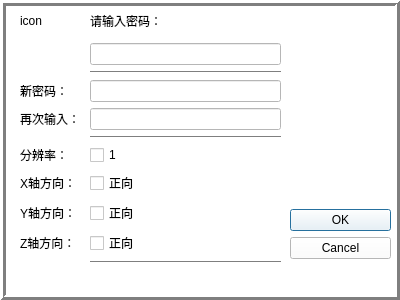
<?xml version="1.0" encoding="UTF-8"?>
<ui version="4.0">
 <class>SettingDialog</class>
 <widget class="QDialog" name="SettingDialog">
  <property name="geometry">
   <rect>
    <x>0</x>
    <y>0</y>
    <width>400</width>
    <height>300</height>
   </rect>
  </property>
  <property name="windowTitle">
   <string>Dialog</string>
  </property>
  <widget class="QFrame" name="frame">
   <property name="geometry">
    <rect>
     <x>0</x>
     <y>0</y>
     <width>400</width>
     <height>300</height>
    </rect>
   </property>
   <property name="palette">
    <palette>
     <active>
      <colorrole role="WindowText">
       <brush brushstyle="SolidPattern">
        <color alpha="255">
         <red>0</red>
         <green>0</green>
         <blue>0</blue>
        </color>
       </brush>
      </colorrole>
      <colorrole role="Button">
       <brush brushstyle="SolidPattern">
        <color alpha="255">
         <red>255</red>
         <green>255</green>
         <blue>255</blue>
        </color>
       </brush>
      </colorrole>
      <colorrole role="Light">
       <brush brushstyle="SolidPattern">
        <color alpha="255">
         <red>255</red>
         <green>255</green>
         <blue>255</blue>
        </color>
       </brush>
      </colorrole>
      <colorrole role="Midlight">
       <brush brushstyle="SolidPattern">
        <color alpha="255">
         <red>255</red>
         <green>255</green>
         <blue>255</blue>
        </color>
       </brush>
      </colorrole>
      <colorrole role="Dark">
       <brush brushstyle="SolidPattern">
        <color alpha="255">
         <red>127</red>
         <green>127</green>
         <blue>127</blue>
        </color>
       </brush>
      </colorrole>
      <colorrole role="Mid">
       <brush brushstyle="SolidPattern">
        <color alpha="255">
         <red>170</red>
         <green>170</green>
         <blue>170</blue>
        </color>
       </brush>
      </colorrole>
      <colorrole role="Text">
       <brush brushstyle="SolidPattern">
        <color alpha="255">
         <red>0</red>
         <green>0</green>
         <blue>0</blue>
        </color>
       </brush>
      </colorrole>
      <colorrole role="BrightText">
       <brush brushstyle="SolidPattern">
        <color alpha="255">
         <red>255</red>
         <green>255</green>
         <blue>255</blue>
        </color>
       </brush>
      </colorrole>
      <colorrole role="ButtonText">
       <brush brushstyle="SolidPattern">
        <color alpha="255">
         <red>0</red>
         <green>0</green>
         <blue>0</blue>
        </color>
       </brush>
      </colorrole>
      <colorrole role="Base">
       <brush brushstyle="SolidPattern">
        <color alpha="255">
         <red>255</red>
         <green>255</green>
         <blue>255</blue>
        </color>
       </brush>
      </colorrole>
      <colorrole role="Window">
       <brush brushstyle="SolidPattern">
        <color alpha="255">
         <red>255</red>
         <green>255</green>
         <blue>255</blue>
        </color>
       </brush>
      </colorrole>
      <colorrole role="Shadow">
       <brush brushstyle="SolidPattern">
        <color alpha="255">
         <red>0</red>
         <green>0</green>
         <blue>0</blue>
        </color>
       </brush>
      </colorrole>
      <colorrole role="AlternateBase">
       <brush brushstyle="SolidPattern">
        <color alpha="255">
         <red>255</red>
         <green>255</green>
         <blue>255</blue>
        </color>
       </brush>
      </colorrole>
      <colorrole role="ToolTipBase">
       <brush brushstyle="SolidPattern">
        <color alpha="255">
         <red>255</red>
         <green>255</green>
         <blue>220</blue>
        </color>
       </brush>
      </colorrole>
      <colorrole role="ToolTipText">
       <brush brushstyle="SolidPattern">
        <color alpha="255">
         <red>0</red>
         <green>0</green>
         <blue>0</blue>
        </color>
       </brush>
      </colorrole>
     </active>
     <inactive>
      <colorrole role="WindowText">
       <brush brushstyle="SolidPattern">
        <color alpha="255">
         <red>0</red>
         <green>0</green>
         <blue>0</blue>
        </color>
       </brush>
      </colorrole>
      <colorrole role="Button">
       <brush brushstyle="SolidPattern">
        <color alpha="255">
         <red>255</red>
         <green>255</green>
         <blue>255</blue>
        </color>
       </brush>
      </colorrole>
      <colorrole role="Light">
       <brush brushstyle="SolidPattern">
        <color alpha="255">
         <red>255</red>
         <green>255</green>
         <blue>255</blue>
        </color>
       </brush>
      </colorrole>
      <colorrole role="Midlight">
       <brush brushstyle="SolidPattern">
        <color alpha="255">
         <red>255</red>
         <green>255</green>
         <blue>255</blue>
        </color>
       </brush>
      </colorrole>
      <colorrole role="Dark">
       <brush brushstyle="SolidPattern">
        <color alpha="255">
         <red>127</red>
         <green>127</green>
         <blue>127</blue>
        </color>
       </brush>
      </colorrole>
      <colorrole role="Mid">
       <brush brushstyle="SolidPattern">
        <color alpha="255">
         <red>170</red>
         <green>170</green>
         <blue>170</blue>
        </color>
       </brush>
      </colorrole>
      <colorrole role="Text">
       <brush brushstyle="SolidPattern">
        <color alpha="255">
         <red>0</red>
         <green>0</green>
         <blue>0</blue>
        </color>
       </brush>
      </colorrole>
      <colorrole role="BrightText">
       <brush brushstyle="SolidPattern">
        <color alpha="255">
         <red>255</red>
         <green>255</green>
         <blue>255</blue>
        </color>
       </brush>
      </colorrole>
      <colorrole role="ButtonText">
       <brush brushstyle="SolidPattern">
        <color alpha="255">
         <red>0</red>
         <green>0</green>
         <blue>0</blue>
        </color>
       </brush>
      </colorrole>
      <colorrole role="Base">
       <brush brushstyle="SolidPattern">
        <color alpha="255">
         <red>255</red>
         <green>255</green>
         <blue>255</blue>
        </color>
       </brush>
      </colorrole>
      <colorrole role="Window">
       <brush brushstyle="SolidPattern">
        <color alpha="255">
         <red>255</red>
         <green>255</green>
         <blue>255</blue>
        </color>
       </brush>
      </colorrole>
      <colorrole role="Shadow">
       <brush brushstyle="SolidPattern">
        <color alpha="255">
         <red>0</red>
         <green>0</green>
         <blue>0</blue>
        </color>
       </brush>
      </colorrole>
      <colorrole role="AlternateBase">
       <brush brushstyle="SolidPattern">
        <color alpha="255">
         <red>255</red>
         <green>255</green>
         <blue>255</blue>
        </color>
       </brush>
      </colorrole>
      <colorrole role="ToolTipBase">
       <brush brushstyle="SolidPattern">
        <color alpha="255">
         <red>255</red>
         <green>255</green>
         <blue>220</blue>
        </color>
       </brush>
      </colorrole>
      <colorrole role="ToolTipText">
       <brush brushstyle="SolidPattern">
        <color alpha="255">
         <red>0</red>
         <green>0</green>
         <blue>0</blue>
        </color>
       </brush>
      </colorrole>
     </inactive>
     <disabled>
      <colorrole role="WindowText">
       <brush brushstyle="SolidPattern">
        <color alpha="255">
         <red>127</red>
         <green>127</green>
         <blue>127</blue>
        </color>
       </brush>
      </colorrole>
      <colorrole role="Button">
       <brush brushstyle="SolidPattern">
        <color alpha="255">
         <red>255</red>
         <green>255</green>
         <blue>255</blue>
        </color>
       </brush>
      </colorrole>
      <colorrole role="Light">
       <brush brushstyle="SolidPattern">
        <color alpha="255">
         <red>255</red>
         <green>255</green>
         <blue>255</blue>
        </color>
       </brush>
      </colorrole>
      <colorrole role="Midlight">
       <brush brushstyle="SolidPattern">
        <color alpha="255">
         <red>255</red>
         <green>255</green>
         <blue>255</blue>
        </color>
       </brush>
      </colorrole>
      <colorrole role="Dark">
       <brush brushstyle="SolidPattern">
        <color alpha="255">
         <red>127</red>
         <green>127</green>
         <blue>127</blue>
        </color>
       </brush>
      </colorrole>
      <colorrole role="Mid">
       <brush brushstyle="SolidPattern">
        <color alpha="255">
         <red>170</red>
         <green>170</green>
         <blue>170</blue>
        </color>
       </brush>
      </colorrole>
      <colorrole role="Text">
       <brush brushstyle="SolidPattern">
        <color alpha="255">
         <red>127</red>
         <green>127</green>
         <blue>127</blue>
        </color>
       </brush>
      </colorrole>
      <colorrole role="BrightText">
       <brush brushstyle="SolidPattern">
        <color alpha="255">
         <red>255</red>
         <green>255</green>
         <blue>255</blue>
        </color>
       </brush>
      </colorrole>
      <colorrole role="ButtonText">
       <brush brushstyle="SolidPattern">
        <color alpha="255">
         <red>127</red>
         <green>127</green>
         <blue>127</blue>
        </color>
       </brush>
      </colorrole>
      <colorrole role="Base">
       <brush brushstyle="SolidPattern">
        <color alpha="255">
         <red>255</red>
         <green>255</green>
         <blue>255</blue>
        </color>
       </brush>
      </colorrole>
      <colorrole role="Window">
       <brush brushstyle="SolidPattern">
        <color alpha="255">
         <red>255</red>
         <green>255</green>
         <blue>255</blue>
        </color>
       </brush>
      </colorrole>
      <colorrole role="Shadow">
       <brush brushstyle="SolidPattern">
        <color alpha="255">
         <red>0</red>
         <green>0</green>
         <blue>0</blue>
        </color>
       </brush>
      </colorrole>
      <colorrole role="AlternateBase">
       <brush brushstyle="SolidPattern">
        <color alpha="255">
         <red>255</red>
         <green>255</green>
         <blue>255</blue>
        </color>
       </brush>
      </colorrole>
      <colorrole role="ToolTipBase">
       <brush brushstyle="SolidPattern">
        <color alpha="255">
         <red>255</red>
         <green>255</green>
         <blue>220</blue>
        </color>
       </brush>
      </colorrole>
      <colorrole role="ToolTipText">
       <brush brushstyle="SolidPattern">
        <color alpha="255">
         <red>0</red>
         <green>0</green>
         <blue>0</blue>
        </color>
       </brush>
      </colorrole>
     </disabled>
    </palette>
   </property>
   <property name="autoFillBackground">
    <bool>true</bool>
   </property>
   <property name="frameShape">
    <enum>QFrame::Box</enum>
   </property>
   <property name="frameShadow">
    <enum>QFrame::Raised</enum>
   </property>
   <property name="lineWidth">
    <number>3</number>
   </property>
   <widget class="QWidget" name="formLayoutWidget">
    <property name="geometry">
     <rect>
      <x>10</x>
      <y>0</y>
      <width>281</width>
      <height>301</height>
     </rect>
    </property>
    <layout class="QFormLayout" name="formLayout">
     <property name="fieldGrowthPolicy">
      <enum>QFormLayout::AllNonFixedFieldsGrow</enum>
     </property>
     <property name="horizontalSpacing">
      <number>10</number>
     </property>
     <property name="verticalSpacing">
      <number>6</number>
     </property>
     <property name="leftMargin">
      <number>10</number>
     </property>
     <property name="topMargin">
      <number>5</number>
     </property>
     <property name="rightMargin">
      <number>10</number>
     </property>
     <property name="bottomMargin">
      <number>5</number>
     </property>
     <item row="2" column="1">
      <widget class="QLineEdit" name="lineEdit">
       <property name="maxLength">
        <number>6</number>
       </property>
       <property name="echoMode">
        <enum>QLineEdit::Password</enum>
       </property>
      </widget>
     </item>
     <item row="3" column="1">
      <widget class="Line" name="line">
       <property name="orientation">
        <enum>Qt::Horizontal</enum>
       </property>
      </widget>
     </item>
     <item row="4" column="0">
      <widget class="QLabel" name="label_10">
       <property name="text">
        <string>新密码：</string>
       </property>
      </widget>
     </item>
     <item row="4" column="1">
      <widget class="QLineEdit" name="lineEdit_2">
       <property name="maxLength">
        <number>6</number>
       </property>
       <property name="echoMode">
        <enum>QLineEdit::Password</enum>
       </property>
      </widget>
     </item>
     <item row="5" column="0">
      <widget class="QLabel" name="label_11">
       <property name="text">
        <string>再次输入：</string>
       </property>
      </widget>
     </item>
     <item row="5" column="1">
      <widget class="QLineEdit" name="lineEdit_3">
       <property name="maxLength">
        <number>6</number>
       </property>
       <property name="echoMode">
        <enum>QLineEdit::Password</enum>
       </property>
      </widget>
     </item>
     <item row="6" column="1">
      <widget class="Line" name="line_2">
       <property name="orientation">
        <enum>Qt::Horizontal</enum>
       </property>
      </widget>
     </item>
     <item row="7" column="0">
      <widget class="QLabel" name="label_3">
       <property name="text">
        <string>分辨率：</string>
       </property>
      </widget>
     </item>
     <item row="7" column="1">
      <widget class="QCheckBox" name="checkBox">
       <property name="text">
        <string>1</string>
       </property>
      </widget>
     </item>
     <item row="8" column="0">
      <widget class="QLabel" name="label_4">
       <property name="text">
        <string>X轴方向：</string>
       </property>
      </widget>
     </item>
     <item row="8" column="1">
      <widget class="QCheckBox" name="checkBox_2">
       <property name="text">
        <string>正向</string>
       </property>
      </widget>
     </item>
     <item row="9" column="0">
      <widget class="QLabel" name="label_5">
       <property name="text">
        <string>Y轴方向：</string>
       </property>
      </widget>
     </item>
     <item row="9" column="1">
      <widget class="QCheckBox" name="checkBox_3">
       <property name="text">
        <string>正向</string>
       </property>
      </widget>
     </item>
     <item row="10" column="0">
      <widget class="QLabel" name="label_7">
       <property name="text">
        <string>Z轴方向：</string>
       </property>
      </widget>
     </item>
     <item row="10" column="1">
      <widget class="QCheckBox" name="checkBox_4">
       <property name="text">
        <string>正向</string>
       </property>
      </widget>
     </item>
     <item row="11" column="1">
      <widget class="Line" name="line_3">
       <property name="orientation">
        <enum>Qt::Horizontal</enum>
       </property>
      </widget>
     </item>
     <item row="0" column="1">
      <widget class="QLabel" name="label_2">
       <property name="text">
        <string>请输入密码：</string>
       </property>
      </widget>
     </item>
     <item row="0" column="0">
      <widget class="QLabel" name="label">
       <property name="minimumSize">
        <size>
         <width>32</width>
         <height>32</height>
        </size>
       </property>
       <property name="text">
        <string>icon</string>
       </property>
      </widget>
     </item>
    </layout>
   </widget>
   <widget class="QWidget" name="verticalLayoutWidget">
    <property name="geometry">
     <rect>
      <x>290</x>
      <y>0</y>
      <width>101</width>
      <height>301</height>
     </rect>
    </property>
    <layout class="QVBoxLayout" name="verticalLayout">
     <property name="spacing">
      <number>4</number>
     </property>
     <property name="topMargin">
      <number>5</number>
     </property>
     <property name="bottomMargin">
      <number>5</number>
     </property>
     <item>
      <widget class="QLabel" name="label_6">
       <property name="minimumSize">
        <size>
         <width>0</width>
         <height>40</height>
        </size>
       </property>
       <property name="text">
        <string/>
       </property>
      </widget>
     </item>
     <item>
      <widget class="QLabel" name="label_8">
       <property name="minimumSize">
        <size>
         <width>0</width>
         <height>40</height>
        </size>
       </property>
       <property name="text">
        <string/>
       </property>
      </widget>
     </item>
     <item>
      <widget class="QLabel" name="label_9">
       <property name="minimumSize">
        <size>
         <width>0</width>
         <height>40</height>
        </size>
       </property>
       <property name="text">
        <string/>
       </property>
      </widget>
     </item>
     <item>
      <widget class="QLabel" name="label_13">
       <property name="minimumSize">
        <size>
         <width>0</width>
         <height>20</height>
        </size>
       </property>
       <property name="text">
        <string/>
       </property>
      </widget>
     </item>
     <item>
      <widget class="QLabel" name="label_14">
       <property name="minimumSize">
        <size>
         <width>0</width>
         <height>20</height>
        </size>
       </property>
       <property name="text">
        <string/>
       </property>
      </widget>
     </item>
     <item>
      <widget class="QLabel" name="label_15">
       <property name="minimumSize">
        <size>
         <width>0</width>
         <height>20</height>
        </size>
       </property>
       <property name="text">
        <string/>
       </property>
      </widget>
     </item>
     <item>
      <widget class="QDialogButtonBox" name="buttonBox">
       <property name="sizePolicy">
        <sizepolicy hsizetype="Preferred" vsizetype="Preferred">
         <horstretch>0</horstretch>
         <verstretch>0</verstretch>
        </sizepolicy>
       </property>
       <property name="orientation">
        <enum>Qt::Vertical</enum>
       </property>
       <property name="standardButtons">
        <set>QDialogButtonBox::Cancel|QDialogButtonBox::Ok</set>
       </property>
      </widget>
     </item>
    </layout>
   </widget>
  </widget>
 </widget>
 <resources/>
 <connections>
  <connection>
   <sender>buttonBox</sender>
   <signal>accepted()</signal>
   <receiver>SettingDialog</receiver>
   <slot>accept()</slot>
   <hints>
    <hint type="sourcelabel">
     <x>248</x>
     <y>254</y>
    </hint>
    <hint type="destinationlabel">
     <x>157</x>
     <y>274</y>
    </hint>
   </hints>
  </connection>
  <connection>
   <sender>buttonBox</sender>
   <signal>rejected()</signal>
   <receiver>SettingDialog</receiver>
   <slot>reject()</slot>
   <hints>
    <hint type="sourcelabel">
     <x>316</x>
     <y>260</y>
    </hint>
    <hint type="destinationlabel">
     <x>286</x>
     <y>274</y>
    </hint>
   </hints>
  </connection>
 </connections>
</ui>
